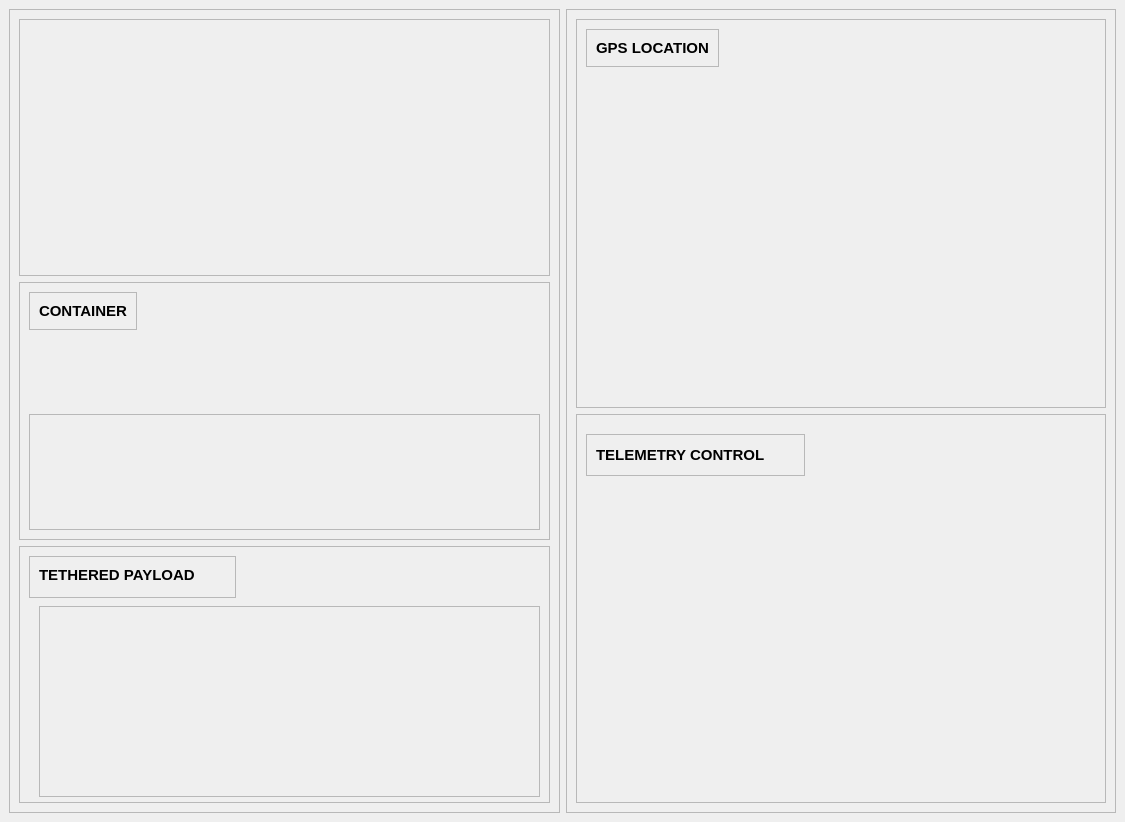
<?xml version="1.0" encoding="UTF-8"?>
<ui version="4.0">
 <class>MainWindow</class>
 <widget class="QMainWindow" name="MainWindow">
  <property name="geometry">
   <rect>
    <x>0</x>
    <y>0</y>
    <width>1125</width>
    <height>822</height>
   </rect>
  </property>
  <property name="windowTitle">
   <string>MainWindow</string>
  </property>
  <widget class="QWidget" name="centralwidget">
   <layout class="QHBoxLayout" name="horizontalLayout">
    <item>
     <widget class="QFrame" name="frame_6">
      <property name="frameShape">
       <enum>QFrame::StyledPanel</enum>
      </property>
      <property name="frameShadow">
       <enum>QFrame::Raised</enum>
      </property>
      <layout class="QVBoxLayout" name="verticalLayout">
       <item>
        <widget class="QFrame" name="frame_2">
         <property name="sizePolicy">
          <sizepolicy hsizetype="Preferred" vsizetype="Minimum">
           <horstretch>0</horstretch>
           <verstretch>0</verstretch>
          </sizepolicy>
         </property>
         <property name="frameShape">
          <enum>QFrame::StyledPanel</enum>
         </property>
         <property name="frameShadow">
          <enum>QFrame::Raised</enum>
         </property>
         <widget class="QLabel" name="label_4">
          <property name="geometry">
           <rect>
            <x>10</x>
            <y>10</y>
            <width>80</width>
            <height>80</height>
           </rect>
          </property>
          <property name="maximumSize">
           <size>
            <width>80</width>
            <height>80</height>
           </size>
          </property>
          <property name="text">
           <string/>
          </property>
          <property name="pixmap">
           <pixmap resource="Resource/Image/resources.qrc">:/Images/CanSat Logo - Color.png</pixmap>
          </property>
          <property name="scaledContents">
           <bool>true</bool>
          </property>
         </widget>
        </widget>
       </item>
       <item>
        <widget class="QFrame" name="frame_3">
         <property name="frameShape">
          <enum>QFrame::StyledPanel</enum>
         </property>
         <property name="frameShadow">
          <enum>QFrame::Raised</enum>
         </property>
         <layout class="QVBoxLayout" name="verticalLayout_3">
          <item alignment="Qt::AlignLeft|Qt::AlignTop">
           <widget class="QFrame" name="frame_9">
            <property name="frameShape">
             <enum>QFrame::StyledPanel</enum>
            </property>
            <property name="frameShadow">
             <enum>QFrame::Raised</enum>
            </property>
            <layout class="QHBoxLayout" name="horizontalLayout_2">
             <item alignment="Qt::AlignLeft|Qt::AlignTop">
              <widget class="QLabel" name="label">
               <property name="font">
                <font>
                 <pointsize>11</pointsize>
                 <weight>75</weight>
                 <bold>true</bold>
                </font>
               </property>
               <property name="text">
                <string>CONTAINER</string>
               </property>
              </widget>
             </item>
            </layout>
           </widget>
          </item>
          <item>
           <widget class="QFrame" name="frame_11">
            <property name="frameShape">
             <enum>QFrame::StyledPanel</enum>
            </property>
            <property name="frameShadow">
             <enum>QFrame::Raised</enum>
            </property>
            <layout class="QHBoxLayout" name="horizontalLayout_3">
             <item>
              <widget class="PlotWidget" name="widget" native="true"/>
             </item>
             <item>
              <widget class="PlotWidget" name="widget_2" native="true"/>
             </item>
             <item>
              <widget class="PlotWidget" name="widget_3" native="true"/>
             </item>
            </layout>
           </widget>
          </item>
         </layout>
        </widget>
       </item>
       <item>
        <widget class="QFrame" name="frame_4">
         <property name="frameShape">
          <enum>QFrame::StyledPanel</enum>
         </property>
         <property name="frameShadow">
          <enum>QFrame::Raised</enum>
         </property>
         <widget class="QFrame" name="frame_12">
          <property name="geometry">
           <rect>
            <x>10</x>
            <y>10</y>
            <width>207</width>
            <height>42</height>
           </rect>
          </property>
          <property name="frameShape">
           <enum>QFrame::StyledPanel</enum>
          </property>
          <property name="frameShadow">
           <enum>QFrame::Raised</enum>
          </property>
          <layout class="QHBoxLayout" name="horizontalLayout_4">
           <item alignment="Qt::AlignLeft|Qt::AlignTop">
            <widget class="QLabel" name="label_3">
             <property name="font">
              <font>
               <pointsize>11</pointsize>
               <weight>75</weight>
               <bold>true</bold>
              </font>
             </property>
             <property name="text">
              <string>TETHERED PAYLOAD</string>
             </property>
            </widget>
           </item>
          </layout>
         </widget>
         <widget class="QFrame" name="frame_14">
          <property name="geometry">
           <rect>
            <x>20</x>
            <y>60</y>
            <width>501</width>
            <height>191</height>
           </rect>
          </property>
          <property name="frameShape">
           <enum>QFrame::StyledPanel</enum>
          </property>
          <property name="frameShadow">
           <enum>QFrame::Raised</enum>
          </property>
          <widget class="QWidget" name="widget_4" native="true">
           <property name="geometry">
            <rect>
             <x>50</x>
             <y>10</y>
             <width>120</width>
             <height>80</height>
            </rect>
           </property>
          </widget>
          <widget class="QWidget" name="widget_5" native="true">
           <property name="geometry">
            <rect>
             <x>190</x>
             <y>10</y>
             <width>120</width>
             <height>80</height>
            </rect>
           </property>
          </widget>
          <widget class="QWidget" name="widget_6" native="true">
           <property name="geometry">
            <rect>
             <x>340</x>
             <y>20</y>
             <width>120</width>
             <height>80</height>
            </rect>
           </property>
          </widget>
          <widget class="QWidget" name="widget_7" native="true">
           <property name="geometry">
            <rect>
             <x>30</x>
             <y>100</y>
             <width>120</width>
             <height>80</height>
            </rect>
           </property>
          </widget>
         </widget>
        </widget>
       </item>
      </layout>
     </widget>
    </item>
    <item>
     <widget class="QFrame" name="frame">
      <property name="frameShape">
       <enum>QFrame::StyledPanel</enum>
      </property>
      <property name="frameShadow">
       <enum>QFrame::Raised</enum>
      </property>
      <layout class="QVBoxLayout" name="verticalLayout_2">
       <item>
        <widget class="QFrame" name="frame_5">
         <property name="frameShape">
          <enum>QFrame::StyledPanel</enum>
         </property>
         <property name="frameShadow">
          <enum>QFrame::Raised</enum>
         </property>
         <layout class="QGridLayout" name="gridLayout">
          <item row="0" column="0" alignment="Qt::AlignLeft|Qt::AlignTop">
           <widget class="QFrame" name="frame_10">
            <property name="frameShape">
             <enum>QFrame::StyledPanel</enum>
            </property>
            <property name="frameShadow">
             <enum>QFrame::Raised</enum>
            </property>
            <layout class="QGridLayout" name="gridLayout_2">
             <item row="0" column="0">
              <widget class="QLabel" name="label_2">
               <property name="font">
                <font>
                 <pointsize>11</pointsize>
                 <weight>75</weight>
                 <bold>true</bold>
                </font>
               </property>
               <property name="text">
                <string>GPS LOCATION</string>
               </property>
              </widget>
             </item>
            </layout>
           </widget>
          </item>
          <item row="1" column="0">
           <widget class="QWidget" name="widget_11" native="true"/>
          </item>
         </layout>
        </widget>
       </item>
       <item>
        <widget class="QFrame" name="frame_7">
         <property name="frameShape">
          <enum>QFrame::StyledPanel</enum>
         </property>
         <property name="frameShadow">
          <enum>QFrame::Raised</enum>
         </property>
         <widget class="QFrame" name="frame_13">
          <property name="geometry">
           <rect>
            <x>10</x>
            <y>20</y>
            <width>219</width>
            <height>42</height>
           </rect>
          </property>
          <property name="frameShape">
           <enum>QFrame::StyledPanel</enum>
          </property>
          <property name="frameShadow">
           <enum>QFrame::Raised</enum>
          </property>
          <widget class="QLabel" name="label_5">
           <property name="geometry">
            <rect>
             <x>10</x>
             <y>10</y>
             <width>199</width>
             <height>22</height>
            </rect>
           </property>
           <property name="font">
            <font>
             <pointsize>11</pointsize>
             <weight>75</weight>
             <bold>true</bold>
            </font>
           </property>
           <property name="text">
            <string>TELEMETRY CONTROL</string>
           </property>
          </widget>
         </widget>
        </widget>
       </item>
      </layout>
     </widget>
    </item>
   </layout>
  </widget>
 </widget>
 <customwidgets>
  <customwidget>
   <class>PlotWidget</class>
   <extends>QWidget</extends>
   <header>pyqtgraph</header>
   <container>1</container>
  </customwidget>
 </customwidgets>
 <resources>
  <include location="Resource/Image/resources.qrc"/>
 </resources>
 <connections/>
</ui>
